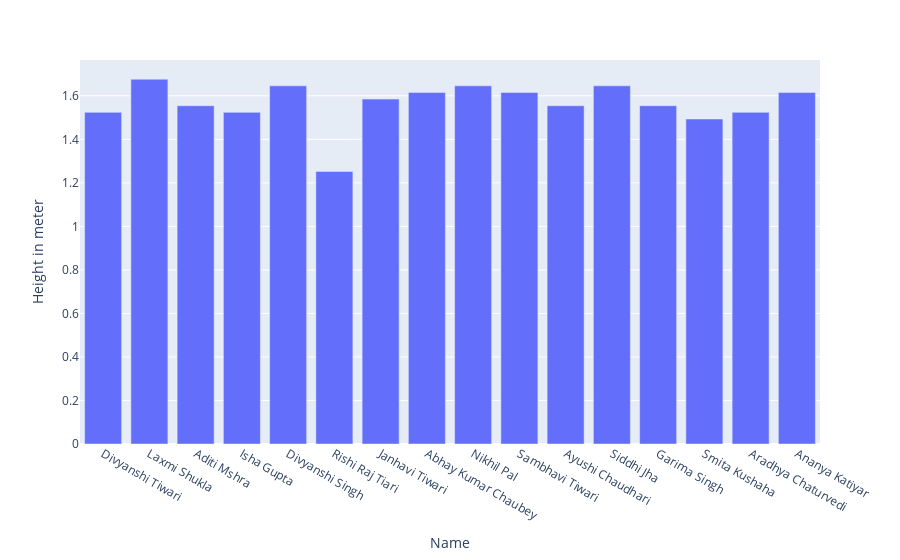

Notebook code cell kept with this figure:
### Code cell
fig = px.bar(df, x = 'Name', y = 'Height in meter')
fig.show()

### Figure 1 — Plotly figure (JSON) as saved in the notebook; plotly's stock layout.template omitted (floating-point values rounded to 4 significant figures)
{"data": [{"alignmentgroup": "True", "hovertemplate": "Name=%{x}<br>Height in meter=%{y}<extra></extra>", "legendgroup": "", "marker": {"color": "#636efa", "pattern": {"shape": ""}}, "name": "", "offsetgroup": "", "orientation": "v", "showlegend": false, "textposition": "auto", "type": "bar", "x": ["Divyanshi Tiwari", "Laxmi Shukla", "Aditi Mshra", "Isha Gupta", "Divyanshi Singh", "Rishi Raj Tiari", "Janhavi Tiwari", "Abhay Kumar Chaubey", "Nikhil Pal", "Sambhavi Tiwari", "Ayushi Chaudhari", "Siddhi Jha", "Garima Singh", "Smita Kushaha", "Aradhya Chaturvedi", "Ananya Katiyar"], "xaxis": "x", "y": [1.524, 1.676, 1.554, 1.524, 1.646, 1.253, 1.585, 1.615, 1.646, 1.615, 1.554, 1.646, 1.554, 1.494, 1.524, 1.615], "yaxis": "y"}], "layout": {"barmode": "relative", "legend": {"tracegroupgap": 0}, "margin": {"t": 60}, "xaxis": {"anchor": "y", "domain": [0, 1], "title": {"text": "Name"}}, "yaxis": {"anchor": "x", "domain": [0, 1], "title": {"text": "Height in meter"}}}}
